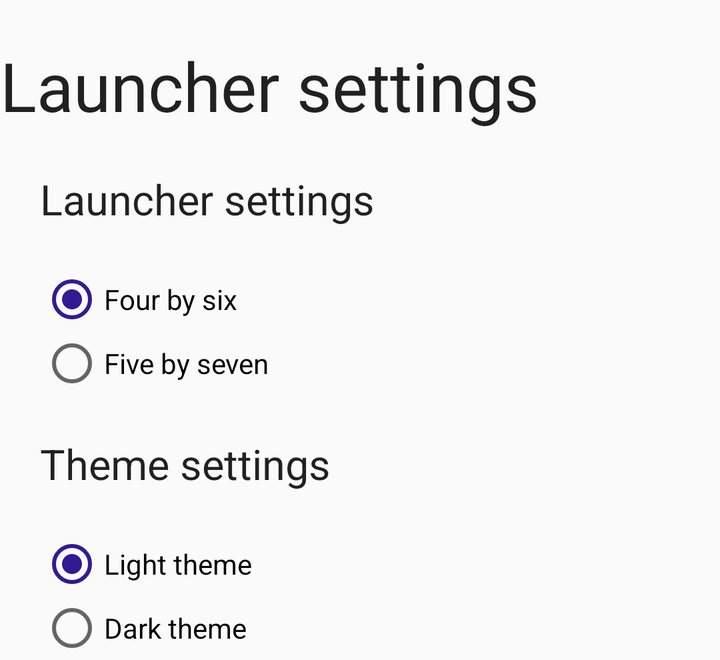
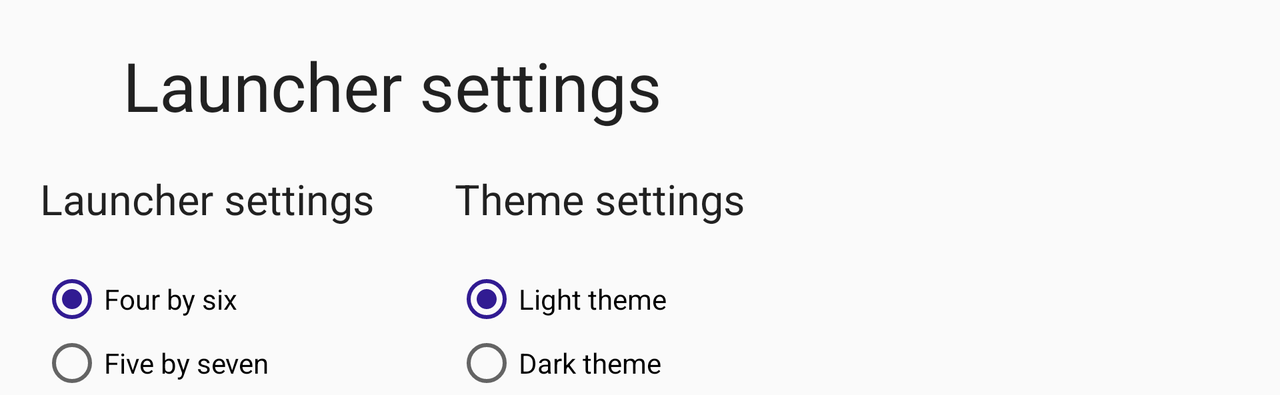

Two renders of one Android screen. The first uses the default layout on a phone; the second uses the alternative layout the repository ships for a different screen configuration, on a matching device. The two XML files are below.
<!-- AndroidManifest.xml: application theme AppTheme -->
<!-- res/layout/fragment_welcome_settings.xml -->
<ScrollView xmlns:android="http://schemas.android.com/apk/res/android"
    android:layout_width="wrap_content"
    android:layout_height="wrap_content">
<LinearLayout xmlns:android="http://schemas.android.com/apk/res/android"
    xmlns:tools="http://schemas.android.com/tools"
    android:layout_width="match_parent"
    android:layout_height="match_parent"
    android:orientation="vertical"
    tools:context="com.example.pc.ui1.WelcomeSettingsFragment">

    <TextView
        style="@style/AppTheme"
        android:layout_width="wrap_content"
        android:layout_height="wrap_content"
        android:text="@string/launcher_settings"
        android:layout_gravity="center"
        android:layout_marginTop="20dp"
        android:textSize="34sp"
        />
    <TextView
        style="@style/AppTheme"
        android:layout_margin="20dp"
        android:textSize="21sp"
        android:layout_width="wrap_content"
        android:layout_height="wrap_content"
        android:text="@string/launcher_settings"
        />
    <RadioGroup xmlns:android="http://schemas.android.com/apk/res/android"
        android:layout_width="fill_parent"
        android:layout_height="wrap_content"
        android:layout_marginLeft="20dp"
        android:checkedButton="@+id/four_by_six">
        <RadioButton
            android:id="@+id/four_by_six"
            android:layout_width="wrap_content"
            android:layout_height="wrap_content"
            android:text="@string/four_by_six"
            />
        <RadioButton
            android:id="@+id/five_by_seven"
            android:layout_width="wrap_content"
            android:layout_height="wrap_content"
            android:text="@string/five_by_seven"
            />
    </RadioGroup>
    <TextView
        style="@style/AppTheme"
        android:layout_margin="20dp"
        android:textSize="21sp"
        android:layout_width="wrap_content"
        android:layout_height="wrap_content"
        android:text="@string/theme_settings"
        />
    <RadioGroup xmlns:android="http://schemas.android.com/apk/res/android"
        android:layout_width="fill_parent"
        android:layout_height="wrap_content"
        android:layout_marginLeft="20dp"
        android:checkedButton="@+id/light_theme">
        <RadioButton android:id="@+id/light_theme"
            android:layout_width="wrap_content"
            android:layout_height="wrap_content"
            android:text="@string/light_theme"
            />
        <RadioButton android:id="@+id/dark_theme"
            android:layout_width="wrap_content"
            android:layout_height="wrap_content"
            android:text="@string/dark_theme"
            />
    </RadioGroup>

    <Space
        android:layout_width="match_parent"
        android:layout_height="0dp"
        android:layout_weight="1"/>
</LinearLayout>
</ScrollView>
<!-- resources referenced by this layout -->
<resources>
  <string name="dark_theme">Dark theme</string>
  <string name="five_by_seven">Five by seven</string>
  <string name="four_by_six">Four by six</string>
  <string name="launcher_settings">Launcher settings</string>
  <string name="light_theme">Light theme</string>
  <string name="theme_settings">Theme settings</string>
  <style name="AppTheme" parent="Theme.AppCompat.Light">
          
          <item name="colorPrimary">@color/colorPrimary</item>
          <item name="colorPrimaryDark">@color/colorPrimaryDark</item>
          <item name="colorAccent">@color/colorAccent</item>
          <item name="preferenceTheme">@style/PreferenceThemeOverlay</item>
      </style>
  <color name="colorPrimary">#FFA726</color>
  <color name="colorPrimaryDark">#E65100</color>
  <color name="colorAccent">#311B92</color>
</resources>
<!-- res/layout-land/fragment_welcome_settings.xml (the repository's variant of the layout above) -->
<!-- drawn on the phone turned sideways -->
<?xml version="1.0" encoding="utf-8"?>
<ScrollView xmlns:android="http://schemas.android.com/apk/res/android"
    android:layout_width="wrap_content"
    android:layout_height="wrap_content">
<LinearLayout xmlns:android="http://schemas.android.com/apk/res/android"
    xmlns:tools="http://schemas.android.com/tools"
    android:layout_width="match_parent"
    android:layout_height="match_parent"
    android:orientation="vertical"
    tools:context="com.example.pc.ui1.WelcomeSettingsFragment">
    <TextView
        style="@style/AppTheme"
        android:layout_marginTop="20dp"
        android:layout_width="wrap_content"
        android:layout_height="wrap_content"
        android:layout_gravity="center"
        android:text="@string/launcher_settings"
        android:textSize="34sp"
        android:id="@+id/tv_welcome_settings_title"
        />
    <GridLayout
        android:layout_width="wrap_content"
        android:layout_height="wrap_content">
        <TextView
            style="@style/AppTheme"
            android:id="@+id/tv_welcome_settings_dimens_title"
            android:layout_margin="20dp"
            android:layout_column="0"
            android:layout_row="0"
            android:textSize="21sp"
            android:layout_width="wrap_content"
            android:layout_height="wrap_content"
            android:text="@string/launcher_settings"
            />
        <TextView
            style="@style/AppTheme"
            android:layout_column="1"
            android:layout_row="0"
            android:id="@+id/tv_welcome_settings_color_scheme_title"
            android:layout_margin="20dp"
            android:textSize="21sp"
            android:layout_width="wrap_content"
            android:layout_height="wrap_content"
            android:text="@string/theme_settings"
            />
        <RadioGroup xmlns:android="http://schemas.android.com/apk/res/android"
            android:layout_width="fill_parent"
            android:layout_height="wrap_content"
            android:layout_marginStart="20dp"
            android:layout_marginLeft="20dp"
            android:layout_marginRight="20dp"
            android:layout_column="0"
            android:layout_row="1"
            android:checkedButton="@+id/four_by_six">
            <RadioButton
                android:id="@+id/four_by_six"
                android:layout_width="wrap_content"
                android:layout_height="wrap_content"
                android:text="@string/four_by_six"
                />
            <RadioButton
                android:id="@+id/five_by_seven"
                android:layout_width="wrap_content"
                android:layout_height="wrap_content"
                android:text="@string/five_by_seven"
                />
        </RadioGroup>
        <RadioGroup xmlns:android="http://schemas.android.com/apk/res/android"
            android:layout_column="1"
            android:layout_row="1"
            android:layout_width="fill_parent"
            android:layout_height="wrap_content"
            android:layout_marginStart="20dp"
            android:layout_marginLeft="20dp"
            android:layout_marginRight="20dp"
            android:checkedButton="@+id/light_theme">
            <RadioButton android:id="@+id/light_theme"
                android:layout_width="wrap_content"
                android:layout_height="wrap_content"
                android:text="@string/light_theme"
                />
            <RadioButton android:id="@+id/dark_theme"
                android:layout_width="wrap_content"
                android:layout_height="wrap_content"
                android:text="@string/dark_theme"
                />
        </RadioGroup>
    </GridLayout>
</LinearLayout>
</ScrollView>
